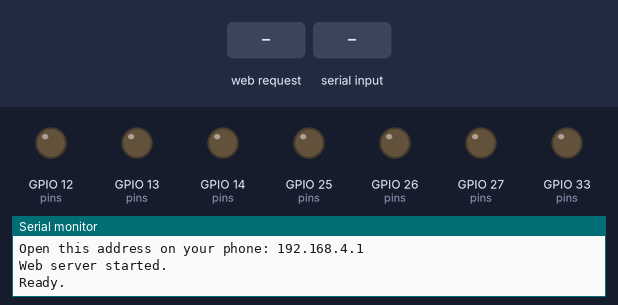
Bench run of a program on a simulated ESP32. Shown: output pins drawn as LEDs (lit = HIGH), the last lines printed to the serial monitor. Inputs (shaded band) come from the test bench.

Above: at 1.2 s.
1.3 s: HTTP request GET /set?value=1 received
At 1.6 s:
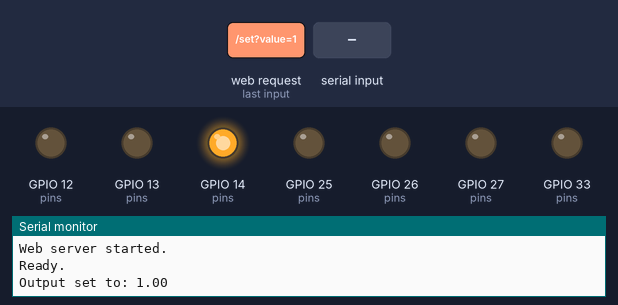
2.8 s: "30,150\n" received over Serial
At 3.9 s:
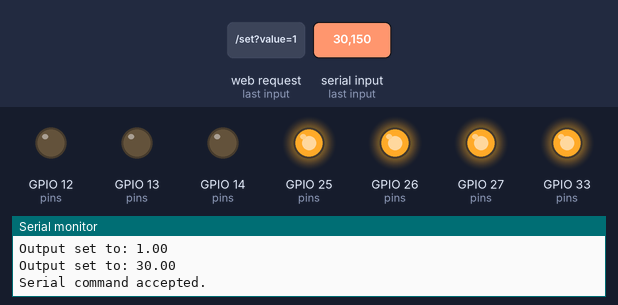
4.3 s: "5\n" received over Serial
At 5.1 s:
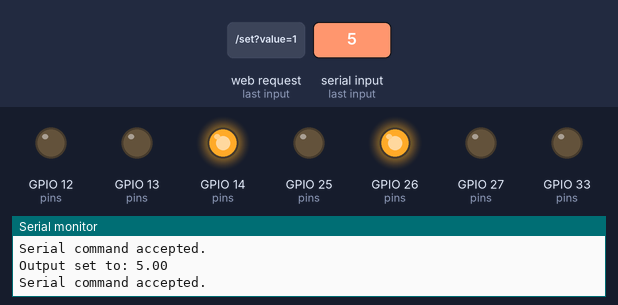
5.8 s: HTTP request GET /set?value=0 received
At 6.3 s:
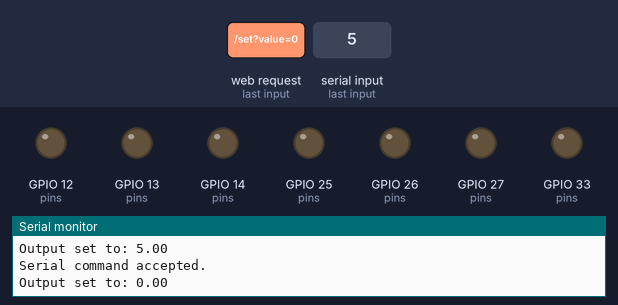
7.3 s: "1,90\n" received over Serial
At 8.6 s:
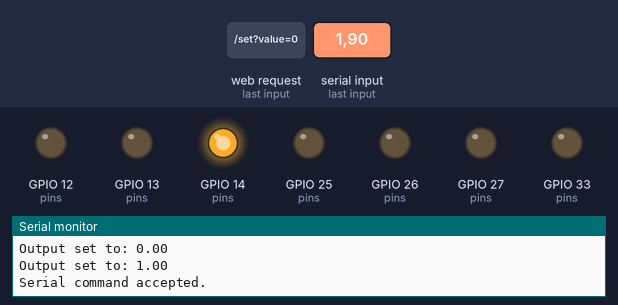
Timing chart, 0 to 10.3 s (numbered marks = the images above; inputs shaded):
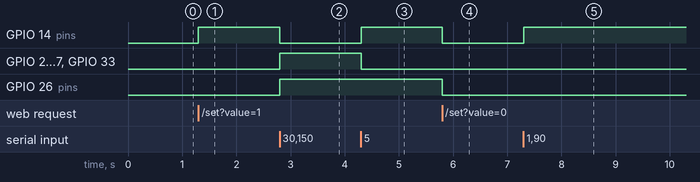

The program:

main.cpp
```cpp
#include <Arduino.h>
#include <WiFi.h>
#include <WebServer.h>

#define LatchEnable 32
#define C16 33
#define C8 25
#define C4 26
#define C2 27
#define C1 14
#define C0_5 12
#define C0_25 13

const int values[] = {64, 32, 16, 8, 4, 2, 1};
const int pins[] = {C16, C8, C4, C2, C1, C0_5, C0_25};
const int numberOfPins = 7;

int pinValues[numberOfPins];

float currentValue = 0.0;

const char* wifiName = "ESP32-Control";
const char* wifiPassword = "12345678";

WebServer server(80);

// Sets all ESP32 pins to output mode and starts them LOW
void setupPins()
{
  pinMode(LatchEnable, OUTPUT);
  digitalWrite(LatchEnable, LOW);

  for (int i = 0; i < numberOfPins; i++) {
    pinMode(pins[i], OUTPUT);
    digitalWrite(pins[i], LOW);
    pinValues[i] = 0;
  }
}

// Checks whether the user value is allowed
bool isValidInput(float input)
{
  int scaledInput = round(input * 4);

  if (scaledInput < 0 || scaledInput > 127) {
    return false;
  }

  if (abs(input * 4 - scaledInput) > 0.001) {
    return false;
  }

  return true;
}

// Converts the user's number into binary-style pin outputs
void calculatePinValues(float input)
{
  int scaledInput = round(input * 4);

  for (int j = 0; j < numberOfPins; j++) {
    if (scaledInput - values[j] >= 0) {
      pinValues[j] = 1;
      scaledInput = scaledInput - values[j];
    } else {
      pinValues[j] = 0;
    }
  }
}

// Writes the calculated pin values to the physical ESP32 pins
void writePins()
{
  for (int k = 0; k < numberOfPins; k++) {
    digitalWrite(pins[k], pinValues[k]);
  }
}

// Main function that controls the output from a user value
bool setOutputFromInput(float input)
{
  if (!isValidInput(input)) {
    Serial.println("Invalid input: value must be between 0 and 31.75 in steps of 0.25");
    return false;
  }

  currentValue = input;

  calculatePinValues(input);
  writePins();

  Serial.print("Output set to: ");
  Serial.println(input, 2);

  return true;
}

// Builds and sends the main web page
void handleRootPage()
{
  String page = "";

  page += "<!DOCTYPE html>";
  page += "<html>";
  page += "<head>";
  page += "<title>ESP32 Control</title>";
  page += "<meta name='viewport' content='width=device-width, initial-scale=1'>";

  page += "<style>";
  page += "body {";
  page += "font-family: Arial, sans-serif;";
  page += "background-color: #f2f2f2;";
  page += "text-align: center;";
  page += "padding-top: 40px;";
  page += "}";

  page += ".card {";
  page += "background-color: white;";
  page += "max-width: 360px;";
  page += "margin: auto;";
  page += "padding: 25px;";
  page += "border-radius: 12px;";
  page += "box-shadow: 0 0 10px rgba(0,0,0,0.15);";
  page += "}";

  page += "h1 {";
  page += "font-size: 24px;";
  page += "}";

  page += "input {";
  page += "font-size: 22px;";
  page += "padding: 10px;";
  page += "width: 180px;";
  page += "text-align: center;";
  page += "}";

  page += "button {";
  page += "font-size: 20px;";
  page += "padding: 12px 24px;";
  page += "margin-top: 20px;";
  page += "border: none;";
  page += "border-radius: 8px;";
  page += "background-color: #2b7cff;";
  page += "color: white;";
  page += "}";

  page += ".small {";
  page += "font-size: 14px;";
  page += "color: #666;";
  page += "}";

  page += "</style>";
  page += "</head>";

  page += "<body>";
  page += "<div class='card'>";
  page += "<h1>ESP32 Control</h1>";

  page += "<p>Current value:</p>";
  page += "<h2>";
  page += String(currentValue, 2);
  page += "</h2>";

  page += "<form action='/set' method='GET'>";
  page += "<input type='number' name='value' min='0' max='31.75' step='0.25' required>";
  page += "<br>";
  page += "<button type='submit'>Set Output</button>";
  page += "</form>";

  page += "<p class='small'>Enter a value from 0 to 31.75 in steps of 0.25.</p>";

  page += "</div>";
  page += "</body>";
  page += "</html>";

  server.send(200, "text/html", page);
}

// Handles the value submitted from the webpage
void handleSetValue()
{
  if (!server.hasArg("value")) {
    server.send(400, "text/plain", "Missing value");
    return;
  }

  float input = server.arg("value").toFloat();

  bool success = setOutputFromInput(input);

  String page = "";

  page += "<!DOCTYPE html>";
  page += "<html>";
  page += "<head>";
  page += "<title>ESP32 Control</title>";
  page += "<meta name='viewport' content='width=device-width, initial-scale=1'>";

  page += "<style>";
  page += "body {";
  page += "font-family: Arial, sans-serif;";
  page += "background-color: #f2f2f2;";
  page += "text-align: center;";
  page += "padding-top: 40px;";
  page += "}";

  page += ".card {";
  page += "background-color: white;";
  page += "max-width: 360px;";
  page += "margin: auto;";
  page += "padding: 25px;";
  page += "border-radius: 12px;";
  page += "box-shadow: 0 0 10px rgba(0,0,0,0.15);";
  page += "}";

  page += "a {";
  page += "display: inline-block;";
  page += "margin-top: 20px;";
  page += "font-size: 18px;";
  page += "text-decoration: none;";
  page += "color: #2b7cff;";
  page += "}";

  page += "</style>";
  page += "</head>";

  page += "<body>";
  page += "<div class='card'>";

  if (success) {
    page += "<h1>Output Updated</h1>";
    page += "<p>Value set to:</p>";
    page += "<h2>";
    page += String(input, 2);
    page += "</h2>";
  } else {
    page += "<h1>Invalid Value</h1>";
    page += "<p>Please enter a value from 0 to 31.75 in steps of 0.25.</p>";
  }

  page += "<a href='/'>Back</a>";

  page += "</div>";
  page += "</body>";
  page += "</html>";

  if (success) {
    server.send(200, "text/html", page);
  } else {
    server.send(400, "text/html", page);
  }
}

// Starts the ESP32's own Wi-Fi network
void setupWifiAccessPoint()
{
  WiFi.softAP(wifiName, wifiPassword);

  Serial.println();
  Serial.println("Wi-Fi access point started.");
  Serial.print("Wi-Fi name: ");
  Serial.println(wifiName);
  Serial.print("Wi-Fi password: ");
  Serial.println(wifiPassword);
  Serial.print("Open this address on your phone: ");
  Serial.println(WiFi.softAPIP());
}

// Connects webpage addresses to functions
void setupWebServer()
{
  server.on("/", handleRootPage);
  server.on("/set", handleSetValue);

  server.begin();

  Serial.println("Web server started.");
}

void handleSerialInput()
{
  if (Serial.available() > 0) {
    String inputString = Serial.readStringUntil('\n');
    inputString.trim();

    if (inputString.length() == 0) {
      return;
    }

    float input = inputString.toFloat();

    bool success = setOutputFromInput(input);

    if (success) {
      Serial.println("Serial command accepted.");
    } else {
      Serial.println("Serial command rejected.");
    }
  }
}

void setup()
{
  Serial.begin(921600);

  Serial.println("ESP32 starting...");

  setupPins();
  setupWifiAccessPoint();
  setupWebServer();

  Serial.println("Ready.");
}

void loop()
{
  handleSerialInput();
  server.handleClient();
}
```

Measured:
- after the input at 1.3 s, GPIO 14 (pins): LOW → HIGH at once
- after the input at 2.8 s, GPIO 14 (pins): HIGH → LOW at once; GPIO 25 (pins), GPIO 26 (pins), GPIO 27 (pins), GPIO 33 (pins): LOW → HIGH at once
- after the input at 4.3 s, GPIO 14 (pins): LOW → HIGH at once; GPIO 25 (pins), GPIO 27 (pins), GPIO 33 (pins): HIGH → LOW at once
- after the input at 5.8 s, GPIO 14 (pins), GPIO 26 (pins): HIGH → LOW at once
- after the input at 7.3 s, GPIO 14 (pins): LOW → HIGH at once
